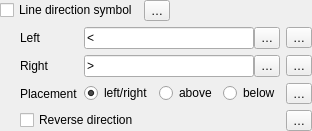
                       <widget class="QFrame" name="mDirectSymbolsFrame">
                        <layout class="QGridLayout" name="gridLayout_33">
                         <property name="leftMargin">
                          <number>0</number>
                         </property>
                         <property name="topMargin">
                          <number>0</number>
                         </property>
                         <property name="rightMargin">
                          <number>0</number>
                         </property>
                         <property name="bottomMargin">
                          <number>0</number>
                         </property>
                         <property name="verticalSpacing">
                          <number>6</number>
                         </property>
                         <item row="0" column="2">
                          <spacer name="horizontalSpacer_9">
                           <property name="orientation">
                            <enum>Qt::Horizontal</enum>
                           </property>
                           <property name="sizeHint" stdset="0">
                            <size>
                             <width>0</width>
                             <height>20</height>
                            </size>
                           </property>
                          </spacer>
                         </item>
                         <item row="0" column="1">
                          <widget class="QgsPropertyOverrideButton" name="mDirectSymbDDBtn">
                           <property name="text">
                            <string>…</string>
                           </property>
                          </widget>
                         </item>
                         <item row="0" column="0">
                          <widget class="QCheckBox" name="mDirectSymbChkBx">
                           <property name="sizePolicy">
                            <sizepolicy hsizetype="Maximum" vsizetype="Fixed">
                             <horstretch>0</horstretch>
                             <verstretch>0</verstretch>
                            </sizepolicy>
                           </property>
                           <property name="text">
                            <string>Line direction symbol</string>
                           </property>
                          </widget>
                         </item>
                         <item row="1" column="0" colspan="3">
                          <widget class="QFrame" name="mDirectSymbFrame">
                           <property name="frameShape">
                            <enum>QFrame::NoFrame</enum>
                           </property>
                           <property name="frameShadow">
                            <enum>QFrame::Raised</enum>
                           </property>
                           <layout class="QGridLayout" name="gridLayout_30">
                            <property name="leftMargin">
                             <number>20</number>
                            </property>
                            <property name="topMargin">
                             <number>0</number>
                            </property>
                            <property name="rightMargin">
                             <number>0</number>
                            </property>
                            <property name="bottomMargin">
                             <number>0</number>
                            </property>
                            <item row="1" column="1">
                             <widget class="QFrame" name="mDirectSymbRightFrame">
                              <layout class="QHBoxLayout" name="horizontalLayout_6">
                               <property name="spacing">
                                <number>0</number>
                               </property>
                               <property name="leftMargin">
                                <number>0</number>
                               </property>
                               <property name="topMargin">
                                <number>0</number>
                               </property>
                               <property name="rightMargin">
                                <number>0</number>
                               </property>
                               <property name="bottomMargin">
                                <number>0</number>
                               </property>
                               <item>
                                <widget class="QLineEdit" name="mDirectSymbRightLineEdit">
                                 <property name="sizePolicy">
                                  <sizepolicy hsizetype="Preferred" vsizetype="Fixed">
                                   <horstretch>0</horstretch>
                                   <verstretch>0</verstretch>
                                  </sizepolicy>
                                 </property>
                                 <property name="text">
                                  <string>&gt;</string>
                                 </property>
                                 <property name="alignment">
                                  <set>Qt::AlignLeading|Qt::AlignLeft|Qt::AlignVCenter</set>
                                 </property>
                                </widget>
                               </item>
                               <item>
                                <widget class="QToolButton" name="mDirectSymbRightToolBtn">
                                 <property name="maximumSize">
                                  <size>
                                   <width>16777215</width>
                                   <height>22</height>
                                  </size>
                                 </property>
                                 <property name="text">
                                  <string>…</string>
                                 </property>
                                </widget>
                               </item>
                              </layout>
                             </widget>
                            </item>
                            <item row="2" column="2">
                             <widget class="QgsPropertyOverrideButton" name="mDirectSymbPlacementDDBtn">
                              <property name="text">
                               <string>…</string>
                              </property>
                             </widget>
                            </item>
                            <item row="0" column="2">
                             <widget class="QgsPropertyOverrideButton" name="mDirectSymbLeftDDBtn">
                              <property name="text">
                               <string>…</string>
                              </property>
                             </widget>
                            </item>
                            <item row="0" column="0">
                             <widget class="QLabel" name="mDirectSymbLeftLabel">
                              <property name="sizePolicy">
                               <sizepolicy hsizetype="Maximum" vsizetype="Preferred">
                                <horstretch>0</horstretch>
                                <verstretch>0</verstretch>
                               </sizepolicy>
                              </property>
                              <property name="text">
                               <string>Left</string>
                              </property>
                             </widget>
                            </item>
                            <item row="1" column="0">
                             <widget class="QLabel" name="mDirectSymbRightLabel">
                              <property name="text">
                               <string>Right</string>
                              </property>
                             </widget>
                            </item>
                            <item row="2" column="0">
                             <widget class="QLabel" name="mDirectSymbPlacementLabel">
                              <property name="sizePolicy">
                               <sizepolicy hsizetype="Maximum" vsizetype="Preferred">
                                <horstretch>0</horstretch>
                                <verstretch>0</verstretch>
                               </sizepolicy>
                              </property>
                              <property name="text">
                               <string>Placement</string>
                              </property>
                             </widget>
                            </item>
                            <item row="3" column="0" colspan="2">
                             <widget class="QCheckBox" name="mDirectSymbRevChkBx">
                              <property name="text">
                               <string>Reverse direction</string>
                              </property>
                             </widget>
                            </item>
                            <item row="1" column="2">
                             <widget class="QgsPropertyOverrideButton" name="mDirectSymbRightDDBtn">
                              <property name="text">
                               <string>…</string>
                              </property>
                             </widget>
                            </item>
                            <item row="0" column="1">
                             <widget class="QFrame" name="mDirectSymbLeftFrame">
                              <layout class="QHBoxLayout" name="horizontalLayout_21">
                               <property name="spacing">
                                <number>0</number>
                               </property>
                               <property name="leftMargin">
                                <number>0</number>
                               </property>
                               <property name="topMargin">
                                <number>0</number>
                               </property>
                               <property name="rightMargin">
                                <number>0</number>
                               </property>
                               <property name="bottomMargin">
                                <number>0</number>
                               </property>
                               <item>
                                <widget class="QLineEdit" name="mDirectSymbLeftLineEdit">
                                 <property name="sizePolicy">
                                  <sizepolicy hsizetype="Preferred" vsizetype="Fixed">
                                   <horstretch>0</horstretch>
                                   <verstretch>0</verstretch>
                                  </sizepolicy>
                                 </property>
                                 <property name="text">
                                  <string>&lt;</string>
                                 </property>
                                 <property name="alignment">
                                  <set>Qt::AlignLeading|Qt::AlignLeft|Qt::AlignVCenter</set>
                                 </property>
                                </widget>
                               </item>
                               <item>
                                <widget class="QToolButton" name="mDirectSymbLeftToolBtn">
                                 <property name="maximumSize">
                                  <size>
                                   <width>16777215</width>
                                   <height>22</height>
                                  </size>
                                 </property>
                                 <property name="text">
                                  <string>…</string>
                                 </property>
                                </widget>
                               </item>
                              </layout>
                             </widget>
                            </item>
                            <item row="3" column="2">
                             <widget class="QgsPropertyOverrideButton" name="mDirectSymbRevDDBtn">
                              <property name="text">
                               <string>…</string>
                              </property>
                             </widget>
                            </item>
                            <item row="2" column="1">
                             <widget class="QFrame" name="mDirectSymbPlacementFrame">
                              <layout class="QHBoxLayout" name="horizontalLayout_17">
                               <property name="leftMargin">
                                <number>0</number>
                               </property>
                               <property name="topMargin">
                                <number>0</number>
                               </property>
                               <property name="rightMargin">
                                <number>0</number>
                               </property>
                               <property name="bottomMargin">
                                <number>0</number>
                               </property>
                               <item>
                                <widget class="QRadioButton" name="mDirectSymbRadioBtnLR">
                                 <property name="sizePolicy">
                                  <sizepolicy hsizetype="Maximum" vsizetype="Fixed">
                                   <horstretch>0</horstretch>
                                   <verstretch>0</verstretch>
                                  </sizepolicy>
                                 </property>
                                 <property name="text">
                                  <string>left/right</string>
                                 </property>
                                 <property name="checked">
                                  <bool>true</bool>
                                 </property>
                                </widget>
                               </item>
                               <item>
                                <widget class="QRadioButton" name="mDirectSymbRadioBtnAbove">
                                 <property name="sizePolicy">
                                  <sizepolicy hsizetype="Maximum" vsizetype="Fixed">
                                   <horstretch>0</horstretch>
                                   <verstretch>0</verstretch>
                                  </sizepolicy>
                                 </property>
                                 <property name="text">
                                  <string>above</string>
                                 </property>
                                </widget>
                               </item>
                               <item>
                                <widget class="QRadioButton" name="mDirectSymbRadioBtnBelow">
                                 <property name="text">
                                  <string>below</string>
                                 </property>
                                </widget>
                               </item>
                              </layout>
                             </widget>
                            </item>
                           </layout>
                          </widget>
                         </item>
                        </layout>
                       </widget>
